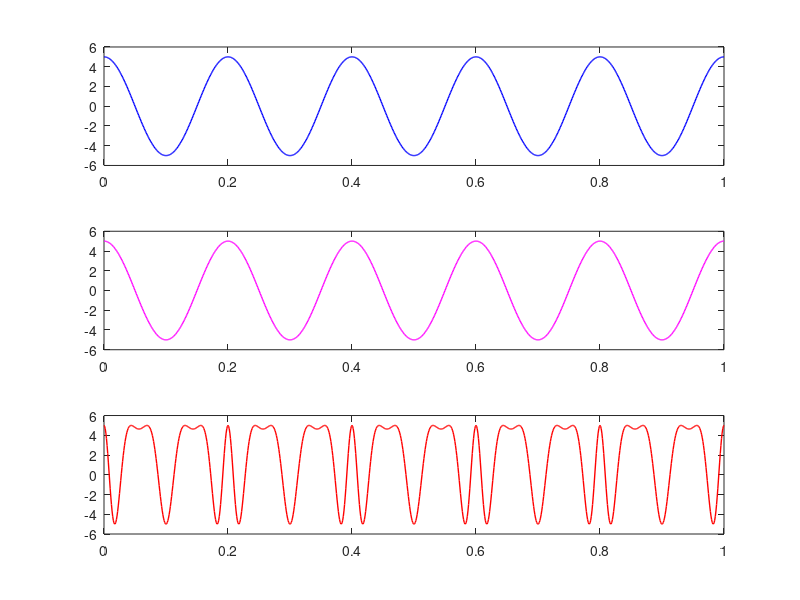

Write the MATLAB code that produced this figure.
clc;
close all;
clear all;

%input
vm = input('Enter message signal ');
vc = input('Enter carrier signal ');
fm = input('message frequency');  %fm<fc
fc = input('carrier frequency');
m = input('Enter modulation index');  %m <= 1
t = 0:0.001:1;

%Equation of the message signal
y1 = vm*cos(2*pi*fm*t);
subplot(3,1,1);
plot(t,y1,'blue','LineWidth',1);

%carrier
y2 = vc*cos(2*pi*fc*t);
subplot(3,1,2);
plot(t,y2,'magenta','LineWidth',1);


%instantaneous voltage of resulting
y = vc*cos(2*pi*fc*t+m.*sin(2*pi*fm*t));
subplot(3,1,3);
plot(t,y,'red','LineWidth',1);

fprintf('Mudulation index: %.2f',vm/vc);
